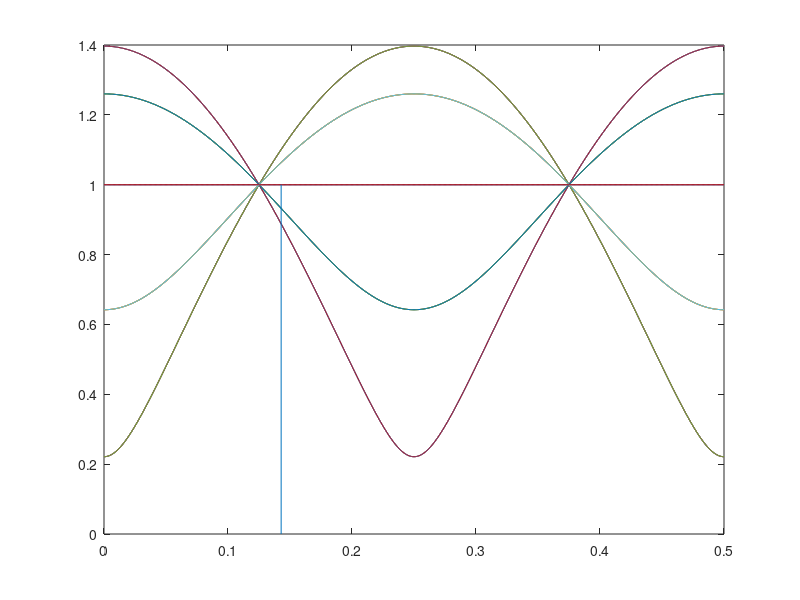
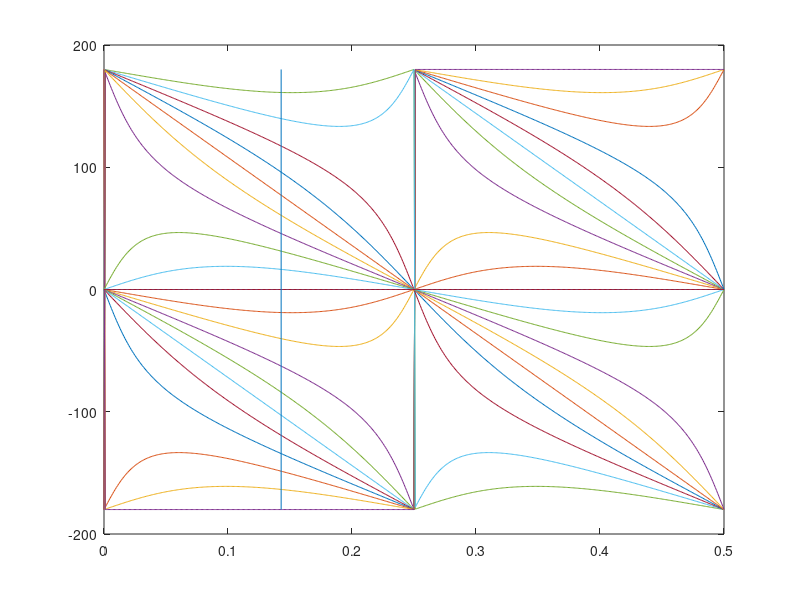

The MATLAB script that drew these images, in order:
% Generalization of phase shifter (and amplitude setter)
% used in SNS -- converted to far-from-IQ, in fact optimized
% for f=f_S/8.  Close enough to APEX's f=f_S/7 to work well there.
%
% There are equations to set the two multipliers based on desired
% amplitude and phase shift at f=f_S/7.  See phshift_tb.v.
% The host will run those equations to find the register
% values to set in the FPGA.  See
%  http://recycle.lbl.gov/~ldoolitt/llrf/neariq.pdf
%  file://recycle.lbl.gov/llrf/lc/neariq/outer2.pdf
f=[0:.001:0.5]';
z=exp(2*pi*i*f);

figure(1)
for phs=[0:.1:2]*pi
  plot(f,abs(cos(phs)+sin(phs)*z.^(-2)))
  hold on
end
plot(1/7*[1;1],[0;1])
hold off

figure(2)
for phs=[0:.1:2]*pi
  plot(f,arg(cos(phs)+sin(phs)*z.^(-2))*180/pi)
  hold on
end
plot(1/7*[1;1],[-180;180])
hold off
